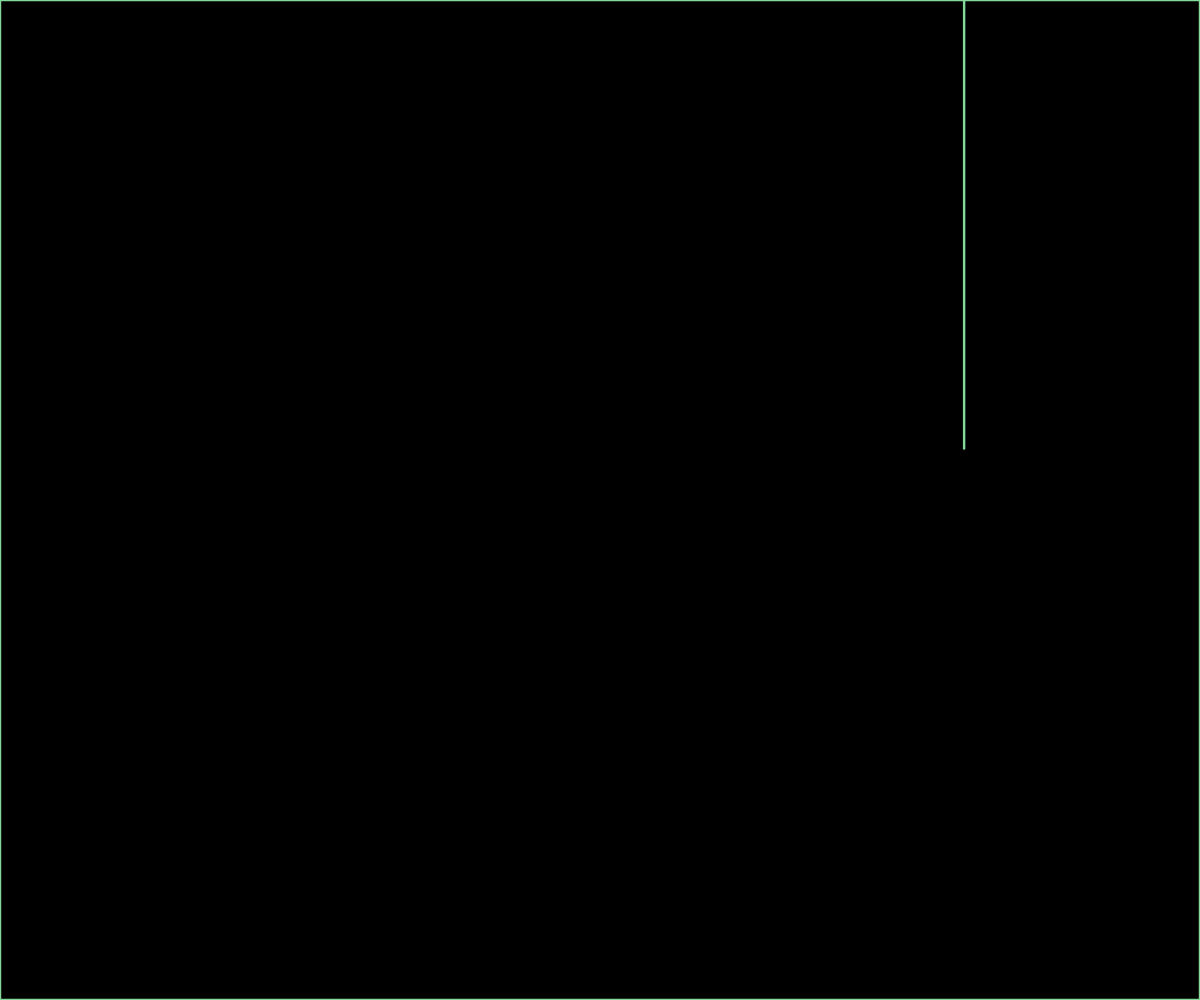
Frame 1 (no input)
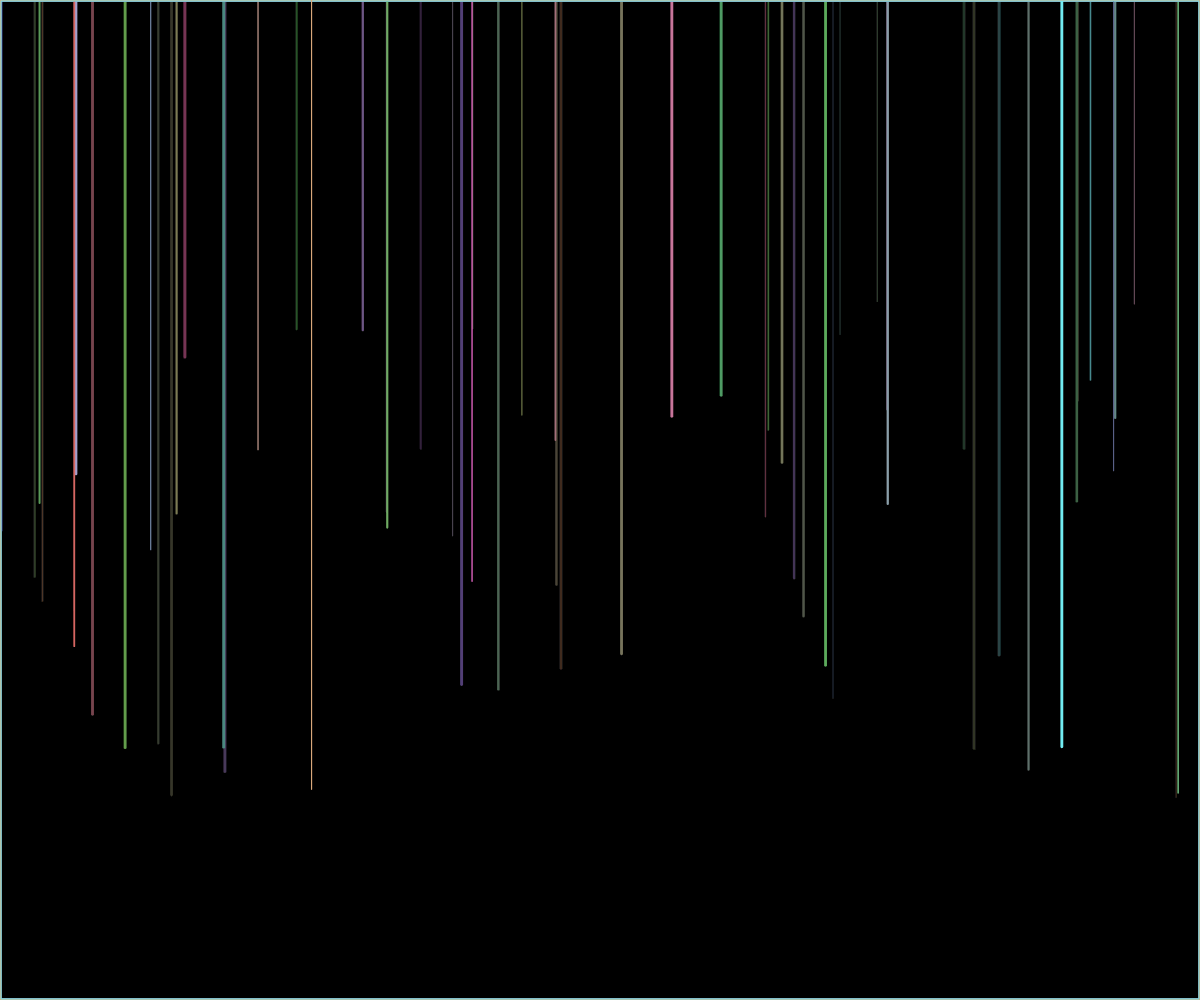
Frame 60 (no input)
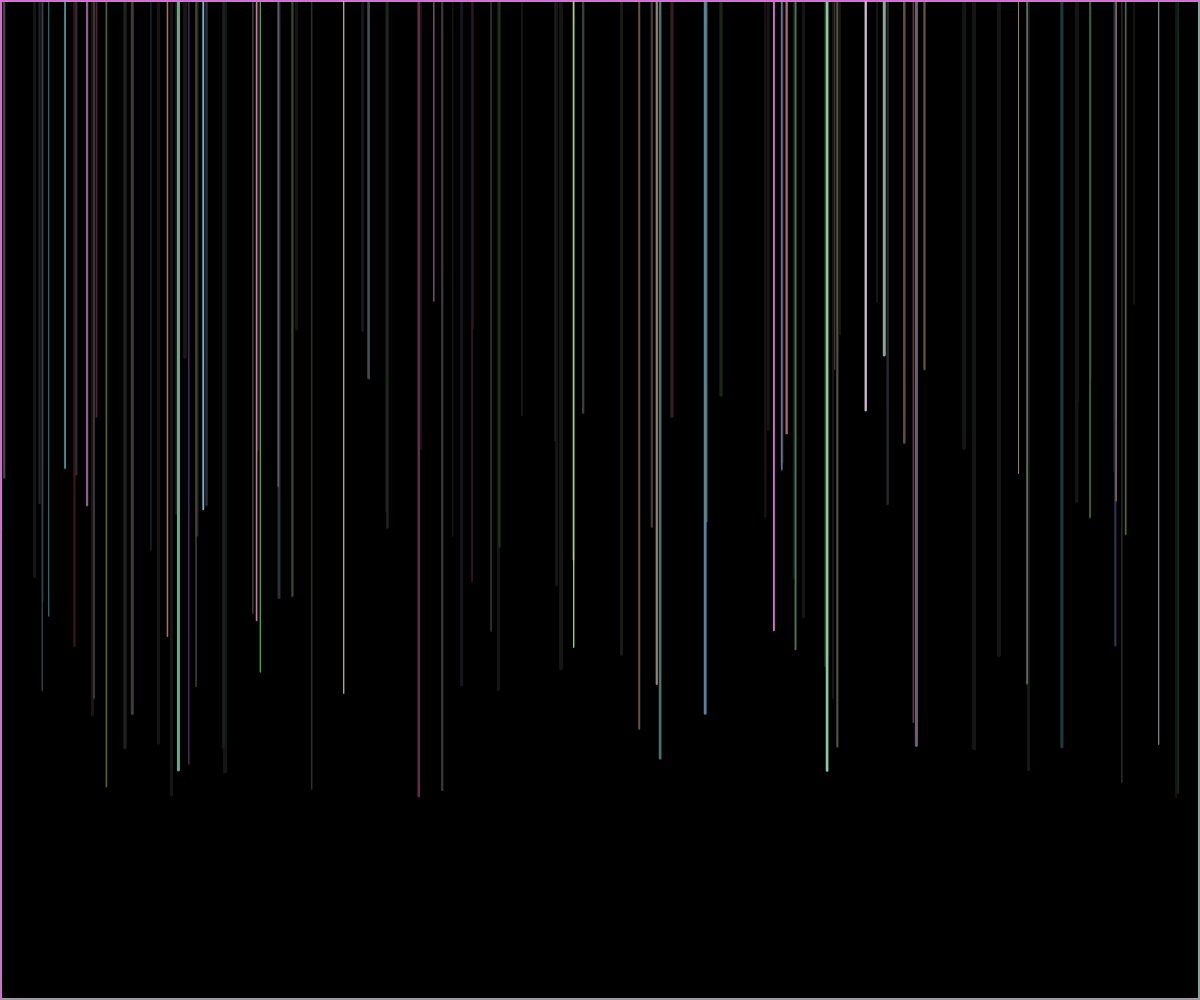
Frame 120 (the mouse pressed at the canvas centre since frame 60)

The p5.js sketch that drew these frames (run headless with seeded random() and noise() and a simulated clock; from frame 60 on, the mouse is pressed at the canvas centre):

// p5.js sketch
// ── sketch.js
function setup() {
  createCanvas(windowWidth, windowHeight);
  background(0);
  noFill();
}

function draw() {
  strokeWeight(random(1, 3));
  stroke(random(100,255), random(100,255), random(100,255));
  fill(3,6);
  rect(0, 0, windowWidth, windowHeight);
  var aurora_size = random(0, windowWidth);
  line(aurora_size, 0, aurora_size, random(300,800)); 
}
